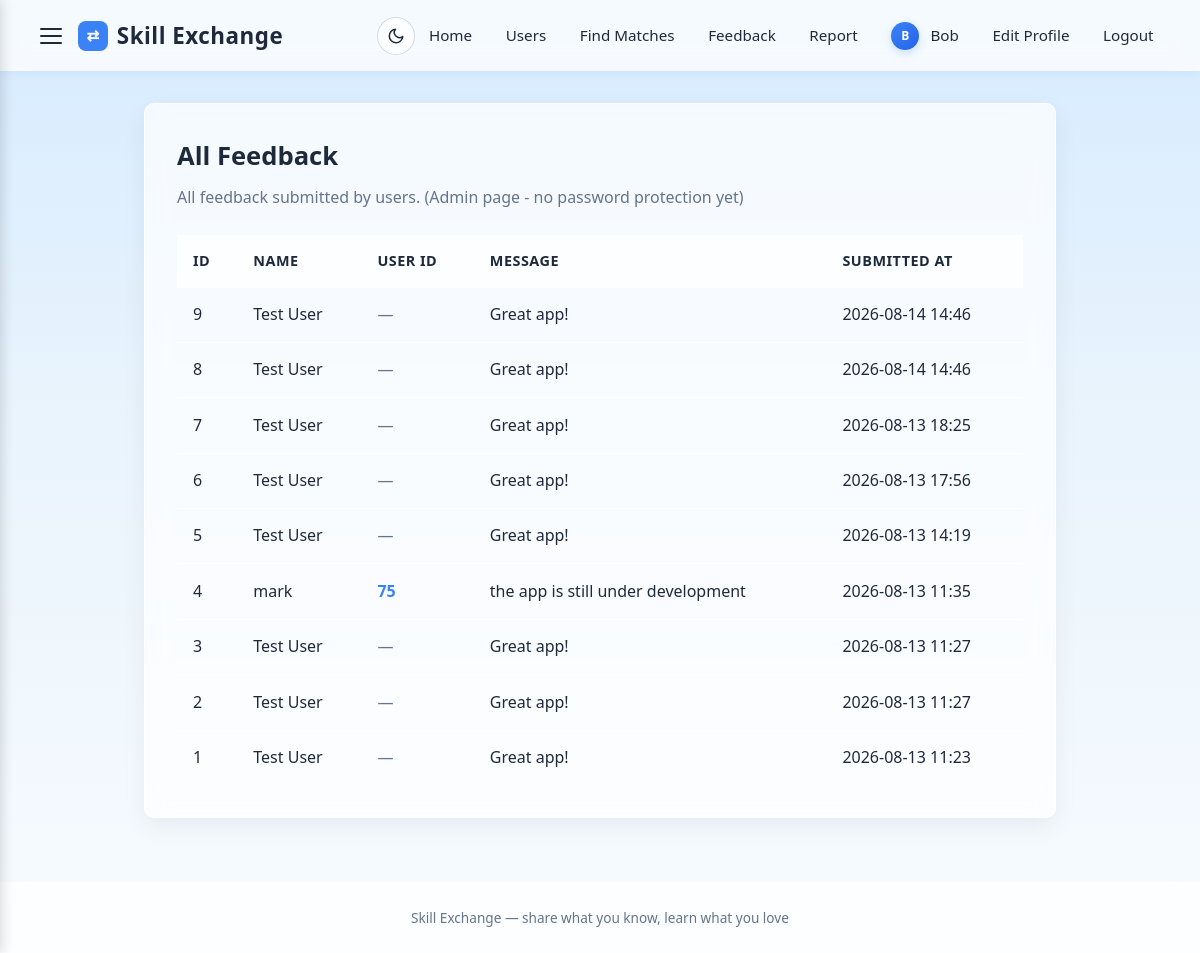
The app's page /admin/feedbacks (signed in) with its own data.
### models.py (models this page shows, shortened)
class User(Base):
    __tablename__ = "users"
    id = Column(Integer, primary_key=True, index=True)
    name = Column(String, nullable=False)
    email = Column(String, unique=True, index=True, nullable=False)
    password = Column(String, nullable=True)
    skills_can_teach = Column(Text, default="[]")
    skills_want_to_learn = Column(Text, default="[]")
    bio = Column(Text, default="")
    age = Column(Integer, nullable=True, default=None)
    gender = Column(String, nullable=True, default=None)
    profile_picture = Column(String, nullable=True, default=None)

class Feedback(Base):
    __tablename__ = "feedbacks"
    id = Column(Integer, primary_key=True, index=True)
    user_id = Column(Integer, ForeignKey("users.id"), nullable=True, index=True)
    name = Column(String, nullable=True)
    message = Column(Text, nullable=False)
    created_at = Column(DateTime, default=datetime.utcnow, nullable=False)

### main.py (the view)
@app.get("/admin/feedbacks", response_class=HTMLResponse)
def admin_feedbacks(request: Request, current_user: User = Depends(get_current_user), db: Session = Depends(get_db)):
    feedbacks = db.query(Feedback).order_by(Feedback.created_at.desc(), Feedback.id.desc()).all()
    feedback_data = [
        {
            "id": fb.id,
            "user_id": fb.user_id,
            "name": fb.name,
            "message": fb.message,
            "created_at": fb.created_at,
        }
        for fb in feedbacks
    ]
    return templates.TemplateResponse(
        request=request,
        name="admin_feedbacks.html",
        context={
            "app_name": "Skill Exchange",
            "feedbacks": feedback_data,
            "current_user": current_user,
        },
    )

### templates/admin_feedbacks.html (shortened to what this page needs)
{% extends "base.html" %}
{% block content %}
<div class="card">
    <h1>All Feedback</h1>
    <p class="subtitle">All feedback submitted by users. (Admin page - no password protection yet)</p>
    {% if feedbacks %}
    <table class="users-table">
        <thead>
            <tr>
                <th>ID</th>
                <th>Name</th>
                <th>User ID</th>
                <th>Message</th>
                <th>Submitted At</th>
            </tr>
        </thead>
        <tbody>
            {% for fb in feedbacks %}
            <tr>
                <td>{{ fb.id }}</td>
                <td>
                    {% if fb.name %}
                    {{ fb.name }}
                    {% else %}
                    <span class="text-muted">Anonymous</span>
                    {% endif %}
                </td>
                <td>
                    {% if fb.user_id %}
                    <a class="user-link" href="/user/{{ fb.user_id }}">{{ fb.user_id }}</a>
                    {% else %}
                    <span class="text-muted">—</span>
                    {% endif %}
                </td>
                <td>{{ fb.message }}</td>
                <td>{{ fb.created_at.strftime('%Y-%m-%d %H:%M') if fb.created_at else '—' }}</td>
            </tr>
            {% endfor %}
        </tbody>
    </table>
    {% else %}
    <div class="empty-state">
        <div class="empty-icon">💬</div>
        <div class="empty-title">No feedback yet</div>
        <div class="empty-desc">When users submit feedback, it will appear here.</div>
    </div>
    {% endif %}
</div>
{% endblock %}

### templates/base.html (shortened to what this page needs)
<!DOCTYPE html>
<html lang="en">
<head>
</head>
<body>
    <nav class="navbar">
        <div class="navbar-left">
            <button class="sidebar-toggle" id="sidebarToggle" aria-label="Toggle sidebar" aria-expanded="false">
                <span></span>
                <span></span>
                <span></span>
            </button>
            <a class="logo" href="/">
                <span class="logo-icon">⇄</span>
                {{ app_name }}
            </a>
        </div>
        <div class="navbar-right">
            <button class="theme-toggle" id="themeToggle" aria-label="Toggle dark mode" title="Toggle light / dark mode">
                <svg class="icon-moon" viewBox="0 0 24 24" aria-hidden="true"><path d="M21 12.79A9 9 0 1 1 11.21 3 7 7 0 0 0 21 12.79z"/></svg>
            </button>
        </div>
        <div class="links" id="navLinks">
            <a href="/" {% if request.url.path == '/' %}class="active"{% endif %}>Home</a>
            <a href="/users-page" {% if request.url.path == '/users-page' %}class="active"{% endif %}>Users</a>
            <a href="/matches" {% if request.url.path == '/matches' %}class="active"{% endif %}>Find Matches</a>
            <a href="/feedback" {% if request.url.path == '/feedback' %}class="active"{% endif %}>Feedback</a>
            <a href="/report" {% if request.url.path == '/report' %}class="active"{% endif %}>Report</a>
            {% if current_user %}
            <a class="nav-user-link {% if request.url.path == '/user/' ~ current_user.id %}active{% endif %}" href="/user/{{ current_user.id }}">
                {% if current_user.profile_picture %}
                <span class="avatar avatar-nav"><img class="avatar-img" src="/static/uploads/{{ current_user.profile_picture }}" alt="{{ current_user.name }}"></span>
                {% else %}
                <span class="avatar avatar-nav">{{ current_user.name[0]|upper }}</span>
                {% endif %}
                {{ current_user.name }}
            </a>
            <a href="/edit-profile" {% if request.url.path == '/edit-profile' %}class="active"{% endif %}>Edit Profile</a>
            <a href="/logout">Logout</a>
            {% else %}
            <a href="/login" class="btn-nav">Login</a>
            <a href="/register" class="btn-nav">Register</a>
            {% endif %}
        </div>
    </nav>
    <div class="container">
        {% block content %}{% endblock %}
    </div>
    <div class="footer">
        {{ app_name }} &mdash; share what you know, learn what you love
    </div>
</body>
</html>

### records on screen
User: name "B", name "Bob"
Feedback: id "9", name "Test User", message "Great app!", created_at "2026-08-14 14:46"
Feedback: id "8", name "Test User", message "Great app!", created_at "2026-08-14 14:46"
Feedback: id "7", name "Test User", message "Great app!", created_at "2026-08-13 18:25"
Feedback: id "6", name "Test User", message "Great app!", created_at "2026-08-13 17:56"
Feedback: id "5", name "Test User", message "Great app!", created_at "2026-08-13 14:19"
Feedback: id "4", name "mark", user_id "75", message "the app is still under development", created_at "2026-08-13 11:35"
Feedback: id "3", name "Test User", message "Great app!", created_at "2026-08-13 11:27"
Feedback: id "2", name "Test User", message "Great app!", created_at "2026-08-13 11:27"
Feedback: id "1", name "Test User", message "Great app!", created_at "2026-08-13 11:23"

### other values on screen
{{ app_name }} "Skill Exchange"
